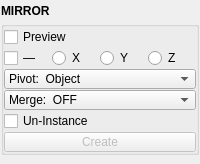
<?xml version="1.0" encoding="UTF-8"?>
<ui version="4.0">
 <class>QtUi</class>
 <widget class="QMainWindow" name="QtUi">
  <property name="geometry">
   <rect>
    <x>0</x>
    <y>0</y>
    <width>200</width>
    <height>164</height>
   </rect>
  </property>
  <property name="tabShape">
   <enum>QTabWidget::Triangular</enum>
  </property>
  <property name="dockNestingEnabled">
   <bool>true</bool>
  </property>
  <property name="dockOptions">
   <set>QMainWindow::AllowNestedDocks|QMainWindow::AllowTabbedDocks|QMainWindow::AnimatedDocks|QMainWindow::ForceTabbedDocks</set>
  </property>
  <property name="bnabled" stdset="0">
   <bool>true</bool>
  </property>
  <widget class="QWidget" name="central_widget">
   <property name="minimumSize">
    <size>
     <width>200</width>
     <height>0</height>
    </size>
   </property>
   <layout class="QVBoxLayout" name="verticalLayout_2">
    <property name="leftMargin">
     <number>1</number>
    </property>
    <property name="topMargin">
     <number>1</number>
    </property>
    <property name="rightMargin">
     <number>1</number>
    </property>
    <property name="bottomMargin">
     <number>1</number>
    </property>
    <item>
     <layout class="QVBoxLayout" name="verticalLayout">
      <property name="spacing">
       <number>0</number>
      </property>
      <item>
       <widget class="Header" name="header">
        <property name="minimumSize">
         <size>
          <width>0</width>
          <height>20</height>
         </size>
        </property>
        <property name="maximumSize">
         <size>
          <width>16777215</width>
          <height>20</height>
         </size>
        </property>
        <property name="font">
         <font>
          <weight>75</weight>
          <bold>true</bold>
         </font>
        </property>
        <property name="text">
         <string>MIRROR</string>
        </property>
       </widget>
      </item>
      <item>
       <widget class="QGroupBox" name="duplicate">
        <property name="title">
         <string/>
        </property>
        <layout class="QGridLayout" name="gridLayout_4">
         <property name="leftMargin">
          <number>0</number>
         </property>
         <property name="topMargin">
          <number>0</number>
         </property>
         <property name="rightMargin">
          <number>0</number>
         </property>
         <property name="bottomMargin">
          <number>0</number>
         </property>
         <property name="horizontalSpacing">
          <number>0</number>
         </property>
         <property name="verticalSpacing">
          <number>1</number>
         </property>
         <item row="1" column="0" colspan="4">
          <layout class="QHBoxLayout" name="horizontalLayout">
           <property name="spacing">
            <number>0</number>
           </property>
           <item>
            <widget class="QCheckBox" name="chk000">
             <property name="minimumSize">
              <size>
               <width>0</width>
               <height>20</height>
              </size>
             </property>
             <property name="maximumSize">
              <size>
               <width>16777215</width>
               <height>20</height>
              </size>
             </property>
             <property name="toolTip">
              <string>Start the operation using any selected mesh objects.</string>
             </property>
             <property name="text">
              <string>Preview</string>
             </property>
             <property name="iconSize">
              <size>
               <width>18</width>
               <height>18</height>
              </size>
             </property>
             <property name="checkable">
              <bool>true</bool>
             </property>
            </widget>
           </item>
          </layout>
         </item>
         <item row="2" column="3">
          <widget class="QRadioButton" name="chk004">
           <property name="text">
            <string>Z</string>
           </property>
          </widget>
         </item>
         <item row="11" column="0" colspan="4">
          <layout class="QHBoxLayout" name="horizontalLayout_2">
           <property name="spacing">
            <number>0</number>
           </property>
           <item>
            <widget class="QPushButton" name="b000">
             <property name="enabled">
              <bool>false</bool>
             </property>
             <property name="minimumSize">
              <size>
               <width>0</width>
               <height>20</height>
              </size>
             </property>
             <property name="maximumSize">
              <size>
               <width>999</width>
               <height>20</height>
              </size>
             </property>
             <property name="toolTip">
              <string>Finish the operation.</string>
             </property>
             <property name="layoutDirection">
              <enum>Qt::RightToLeft</enum>
             </property>
             <property name="text">
              <string>Create</string>
             </property>
             <property name="autoDefault">
              <bool>false</bool>
             </property>
             <property name="default">
              <bool>false</bool>
             </property>
             <property name="flat">
              <bool>false</bool>
             </property>
             <property name="bnabled" stdset="0">
              <bool>true</bool>
             </property>
            </widget>
           </item>
          </layout>
         </item>
         <item row="10" column="0" colspan="4">
          <widget class="QCheckBox" name="chk005">
           <property name="toolTip">
            <string>Un-instance the object(s) before performing the operation.</string>
           </property>
           <property name="text">
            <string>Un-Instance</string>
           </property>
          </widget>
         </item>
         <item row="2" column="0">
          <widget class="QCheckBox" name="chk001">
           <property name="text">
            <string>—</string>
           </property>
          </widget>
         </item>
         <item row="7" column="0" colspan="4">
          <widget class="ComboBox" name="cmb000">
           <property name="minimumSize">
            <size>
             <width>0</width>
             <height>20</height>
            </size>
           </property>
           <property name="maximumSize">
            <size>
             <width>16777215</width>
             <height>20</height>
            </size>
           </property>
           <property name="toolTip">
            <string>&lt;html&gt;&lt;head/&gt;&lt;body&gt;&lt;p&gt;Controls how the edges of the mirrored geometry are treated. Set to 0 to keep border edges of the mirrored and original geometry separate, 1 to automatically merge border edges based on the specified 'mergeThreshold', or 2 to extrude and connect border edges to form a bridge between the original and mirrored parts.&lt;/p&gt;&lt;/body&gt;&lt;/html&gt;</string>
           </property>
           <property name="maxVisibleItems">
            <number>40</number>
           </property>
           <property name="maxCount">
            <number>500</number>
           </property>
           <property name="sizeAdjustPolicy">
            <enum>QComboBox::AdjustToContents</enum>
           </property>
           <property name="frame">
            <bool>true</bool>
           </property>
           <item>
            <property name="text">
             <string>Pivot:  Object</string>
            </property>
           </item>
           <item>
            <property name="text">
             <string>Pivot:  World</string>
            </property>
           </item>
           <item>
            <property name="text">
             <string>Pivot:  Bounding Box (center)</string>
            </property>
           </item>
           <item>
            <property name="text">
             <string>Pivot:  Bounding Box (border)</string>
            </property>
           </item>
          </widget>
         </item>
         <item row="2" column="2">
          <widget class="QRadioButton" name="chk003">
           <property name="text">
            <string>Y</string>
           </property>
          </widget>
         </item>
         <item row="8" column="0" colspan="4">
          <widget class="ComboBox" name="cmb001">
           <property name="minimumSize">
            <size>
             <width>0</width>
             <height>20</height>
            </size>
           </property>
           <property name="maximumSize">
            <size>
             <width>16777215</width>
             <height>20</height>
            </size>
           </property>
           <property name="toolTip">
            <string>&lt;html&gt;&lt;head/&gt;&lt;body&gt;&lt;p&gt;Controls how the edges of the mirrored geometry are treated. Set to 0 to keep border edges of the mirrored and original geometry separate, 1 to automatically merge border edges based on the specified 'mergeThreshold', or 2 to extrude and connect border edges to form a bridge between the original and mirrored parts.&lt;/p&gt;&lt;/body&gt;&lt;/html&gt;</string>
           </property>
           <property name="maxVisibleItems">
            <number>40</number>
           </property>
           <property name="maxCount">
            <number>500</number>
           </property>
           <property name="sizeAdjustPolicy">
            <enum>QComboBox::AdjustToContents</enum>
           </property>
           <property name="frame">
            <bool>true</bool>
           </property>
           <item>
            <property name="text">
             <string>Merge:  OFF</string>
            </property>
           </item>
           <item>
            <property name="text">
             <string>Merge:  Combine</string>
            </property>
           </item>
           <item>
            <property name="text">
             <string>Merge:  Border Edges</string>
            </property>
           </item>
           <item>
            <property name="text">
             <string>Merge:  Extrude</string>
            </property>
           </item>
          </widget>
         </item>
         <item row="2" column="1">
          <widget class="QRadioButton" name="chk002">
           <property name="text">
            <string>X</string>
           </property>
          </widget>
         </item>
        </layout>
       </widget>
      </item>
      <item>
       <spacer name="verticalSpacer">
        <property name="orientation">
         <enum>Qt::Vertical</enum>
        </property>
        <property name="sizeHint" stdset="0">
         <size>
          <width>0</width>
          <height>10</height>
         </size>
        </property>
       </spacer>
      </item>
     </layout>
    </item>
   </layout>
  </widget>
 </widget>
 <customwidgets>
  <customwidget>
   <class>Header</class>
   <extends>QLabel</extends>
   <header>uitk.widgets.header.Header.h</header>
  </customwidget>
  <customwidget>
   <class>ComboBox</class>
   <extends>QComboBox</extends>
   <header>uitk.widgets.comboBox.ComboBox.h</header>
  </customwidget>
 </customwidgets>
 <resources/>
 <connections/>
 <designerdata>
  <property name="gridDeltaX">
   <number>5</number>
  </property>
  <property name="gridDeltaY">
   <number>5</number>
  </property>
  <property name="gridSnapX">
   <bool>true</bool>
  </property>
  <property name="gridSnapY">
   <bool>true</bool>
  </property>
  <property name="gridVisible">
   <bool>true</bool>
  </property>
 </designerdata>
</ui>
